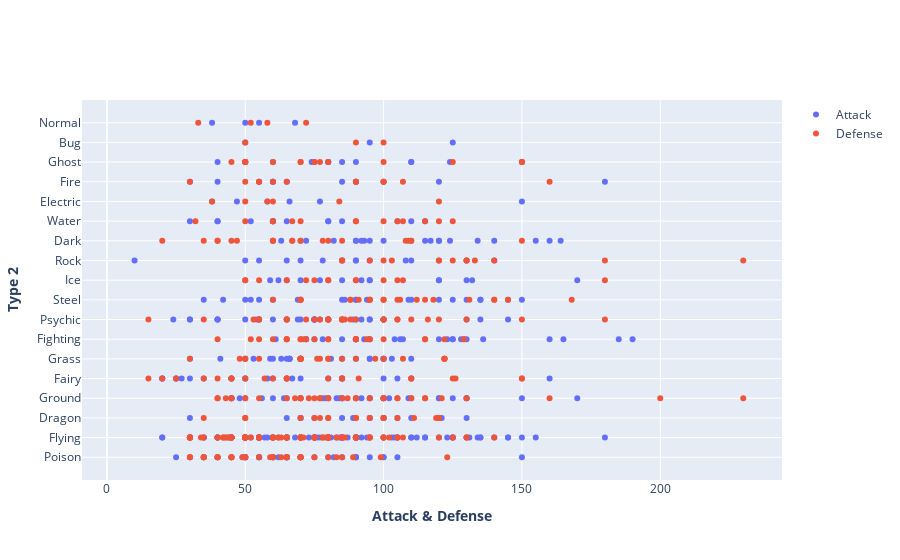

Notebook cell for this chart:
### Code cell
from plotly.subplots import make_subplots
import plotly.graph_objects as go

fig_scatter = make_subplots()
fig_scatter.add_trace(go.Scatter(name='Attack', x=df_pokemon['Attack'], y=df_pokemon['Type 2'], mode='markers+text'),)
fig_scatter.add_trace(go.Scatter(name='Defense', x=df_pokemon['Defense'], y=df_pokemon['Type 2'], mode='markers+text'),)
fig_scatter.update_layout(xaxis_title='<b>Attack & Defense</b>', yaxis_title='<b>Type 2</b>')
fig_atk_box.update_layout({'plot_bgcolor':'rgba(0,0,0,0)', 'paper_bgcolor':'rgba(0,0,0,0)'})
fig_scatter.show()

### Figure 1 — Plotly figure (JSON) as saved in the notebook; plotly's stock layout.template omitted (floating-point values rounded to 4 significant figures; data arrays with more than 128 entries replaced by an {"elided": "..."} marker saying what was removed)
{"data": [{"mode": "markers+text", "name": "Attack", "type": "scatter", "x": {"elided": "800 int values"}, "y": {"elided": "800 str values"}}, {"mode": "markers+text", "name": "Defense", "type": "scatter", "x": {"elided": "800 int values"}, "y": {"elided": "800 str values"}}], "layout": {"autosize": true, "xaxis": {"anchor": "y", "autorange": true, "domain": [0, 1], "range": [-8.67, 243.7], "title": {"text": "<b>Attack & Defense</b>"}, "type": "linear"}, "yaxis": {"anchor": "x", "autorange": true, "domain": [0, 1], "range": [-1.403, 18.4], "title": {"text": "<b>Type 2</b>"}, "type": "category"}}}
